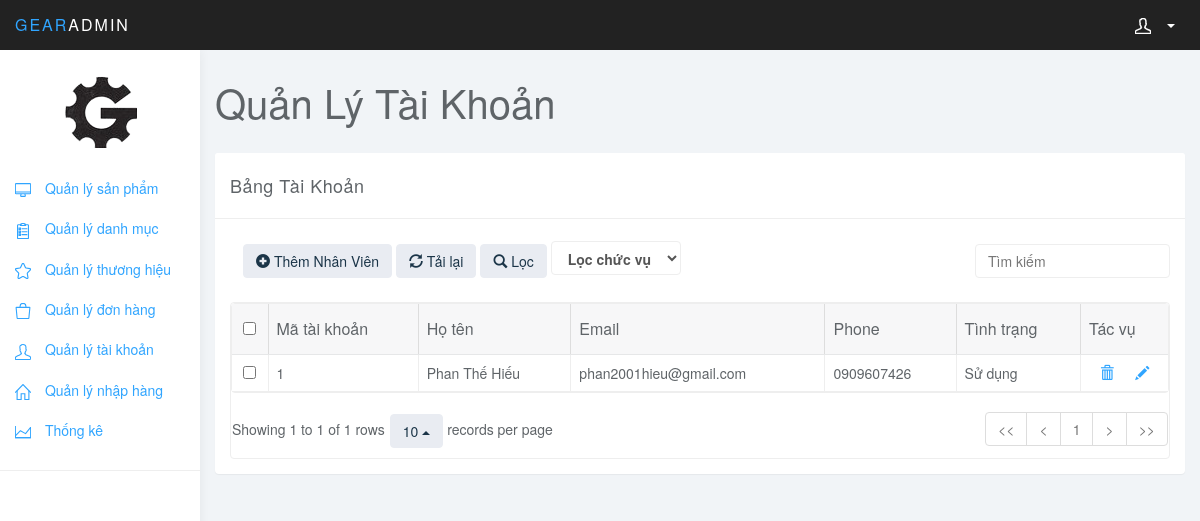
The page /AdminGearGaming/View/account.php on the database its author committed.
### tables this page shows
CREATE TABLE `taikhoan` (
  `MaTaiKhoan` int(10) NOT NULL,
  `HoLot` varchar(20) NOT NULL,
  `Ten` varchar(10) NOT NULL,
  `Email` varchar(50) NOT NULL,
  `Phone` varchar(10) NOT NULL,
  `MatKhau` varchar(100) NOT NULL,
  `KichHoat` bit(2) NOT NULL,
  `Quyen` int(11) NOT NULL,
  `GhiChu` varchar(100) NOT NULL
);

### Model/taikhoan.php (called while the page is built, shortened)
<?php
	class taikhoan{
		function showDSTK_QL(){
			$a=new DateBase;
			$con=$a->connnection();
			$sql="select * from taikhoan where Quyen=1";
			$rs=mysqli_query($con,$sql);
			while($row=mysqli_fetch_array($rs)){
				$matk=$row['MaTaiKhoan'];
				$holot=$row['HoLot'];
				$ten=$row['Ten'];
				$email=$row['Email'];
				$phone=$row['Phone'];
				$kichhoat=$row['KichHoat'];
				$taikhoan=['MaTaiKhoan' => $matk, 'HoLot' => $holot, 'Ten' => $ten, 'Email' => $email, 'Phone' => $phone, 'KichHoat' => $kichhoat];
				$dstk_ql[]=$taikhoan;
			}
			return $dstk_ql;
		}
	}
?>

### Controller/taikhoan.php (called while the page is built, shortened)
<?php
	class taikhoan_controller{
		function showQL(){
			include ("../../Model/taikhoan.php");
			$p=new taikhoan;
			$dstaikhoan=$p->showDSTK_QL();
			return $dstaikhoan;
		}
	}
?>

### AdminGearGaming/View/account.php (the view, shortened to what this page needs)
<!DOCTYPE html>
<html>
<head>
    <link href="../css/bootstrap.min.css" rel="stylesheet">
    <link href="../css/datepicker3.css" rel="stylesheet">
    <link href="../css/bootstrap-table.css" rel="stylesheet">
    <link href="../css/styles.css" rel="stylesheet">
</head>
<body>
    <?php
    include('menu-top.php')
    ?>
    <?php
    include('nav.php')
    ?>
    <div class="col-sm-9 col-sm-offset-3 col-lg-10 col-lg-offset-2 main">
        <div class="row">
            <div class="col-lg-12">
                <h1 class="page-header">Quản Lý Tài Khoản</h1>
            </div>
        </div>
        <div class="row">
            <div class="col-lg-12">
                <div class="panel panel-default">
                    <div class="panel-heading">Bảng Tài Khoản</div>
                    <div class="panel-body">
                        <div class="bootstrap-table">
                            <div class="fixed-table-toolbar">
                                <div class="btn pull-left">
                                    <a class="btn btn-default" href="insert-account.php"><i class="glyphicon glyphicon-plus-sign" style="margin-top: 1px"></i> Thêm Nhân Viên</a>
                                    <a class="btn btn-default" type="button" name="refresh" title="Refresh">
                                        <i class="glyphicon glyphicon-refresh icon-refresh"></i> Tải lại
                                    </a>
                                    <a class="btn btn-default" type="button" name="refresh" title="Refresh">
                                        <i class="glyphicon glyphicon-search"></i> Lọc
                                    </a>
                                    <label>
                                        <div class="form-group">
                                            <select class="form-control">
                                                <option>Lọc chức vụ</option>
                                            </select>
                                        </div>
                                    </label>
                                </div>
                                <div class="pull-right search">
                                    <input class="form-control" type="text" placeholder="Tìm kiếm">
                                </div>
                            </div>
                            <div class="fixed-table-container">
                                <div class="fixed-table-body">
                                    <table data-toggle="table" data-select-item-name="toolbar1" data-pagination="true" data-sort-name="name" data-sort-order="desc">
                                        <thead>
                                            <tr>
                                                <th data-field="img" data-sortable="true">Mã tài khoản</th>
                                                <th data-field="products" data-sortable="true">Họ tên</th>
                                                <th data-field="th" data-sortable="true">Email</th>
                                                <th data-field="dm" data-sortable="true">Phone</th>
                                                <th data-field="qty" data-sortable="true">Tình trạng</th>
                                                <th data-field="rs" data-sortable="true">Tác vụ</th>
                                            </tr>
                                        </thead>
                                        <tbody>
                                            <?php
                                            include('../../Controller/taikhoan.php');
                                            $p=new taikhoan_controller;
                                            foreach($p->showQL() as $dsql){
                                                echo '<tr>
                                                    <td class="bs-checkbox">
                                                        <input type="checkbox">
                                                    </td>
                                                    <td>'.$dsql['MaTaiKhoan'].' </td>
                                                    <td>'.$dsql['HoLot'].' '.$dsql['Ten'].'</td>
                                                    <td>'.$dsql['Email'].'</td>
                                                    <td>'.$dsql['Phone'].'</td>';
                                                if($dsql['KichHoat']=='1'){
                                                    echo '<td>'.'Sử dụng'.'</td>';
                                                }
                                                else if($dsql['KichHoat']=='0'){
                                                    echo '<td>'.'Khóa'.'</td>';
                                                }
                                                echo '<td>
                                                        <div class="rf" style="display: flex; justify-content: space-around;">
                                                            <a href=""><i class="glyphicon glyphicon-trash"></i></a>
                                                            <a href="update-account.php"><i class="glyphicon glyphicon-pencil"></i></a>
                                                        </div>
                                                    </td>
                                                </tr>';
                                            }
                                            ?>
                                        </tbody>
                                    </table>
                                </div>
                            </div>
                        </div>
                    </div>
                </div>
            </div>
        </div>
</body>
</html>

### AdminGearGaming/css/styles.css (style rules this page uses)
body { background: #f1f4f7; padding-top: 50px; color: #5f6468; }
a, a:hover, a:focus { color: #30a5ff; }
h1, h2, h3, h4, h5, h6 { color: #5f6468; }
h1 { font-weight: 300; font-size: 40px; }
.form-control { border: 1px solid #eee; box-shadow: none; }
.btn-default, .btn-default:hover, .btn-default:focus, .btn-default:active, .btn-default.active, .open > .dropdown-toggle.btn-default, .btn-default.disabled, .btn-default[disabled], fieldset[disabled] .btn-default, .btn-default.disabled:hover, .btn-default[disabled]:hover, fieldset[disabled] .btn-default:hover, .btn-default.disabled:focus, .btn-default[disabled]:focus, fieldset[disabled] .btn-default:focus, .btn-default.disabled:active, .btn-default[disabled]:active, fieldset[disabled] .btn-default:active, .btn-default.disabled.active, .btn-default[disabled].active, fieldset[disabled] .btn-default.active { background-color: #e9ecf2; border-color: #e9ecf2; color: #1b3548; }
.panel { border: 0; }
.panel-heading { font-size: 18px; font-weight: 300; letter-spacing: 0.025em; height: 66px; line-height: 45px; }
.panel-default .panel-heading { background: #fff; border-bottom: 1px solid #eee; color: #5f6468; }
h1.page-header { margin-top: 30px; border-bottom: 0; }
.table { background: #fff; }
.fixed-table-container { border: 1px solid #eee; }

### rows shown on the page
taikhoan: MaTaiKhoan "1", HoLot "Phan Thế", Ten "Hiếu", Email "phan2001hieu@gmail.com", Phone "0909607426", KichHoat "Sử dụng"
